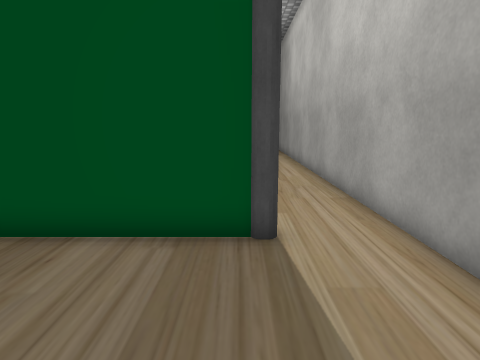
[1] (above)

15 first-person views from a walk through a scene from a Unity 3-D project. The camera is 1.4 m above the floor, tilts 10° down and sees 75° across. The floor is counted in squares, 0.65 m on a side. Each view is taken from the middle of a square. On the plan, view 1 faces up. The plan holds only what a view shows up to about 18 squares ahead; the rest is blank. The player character is not drawn. Some surface patterns are stand-ins.

[2]
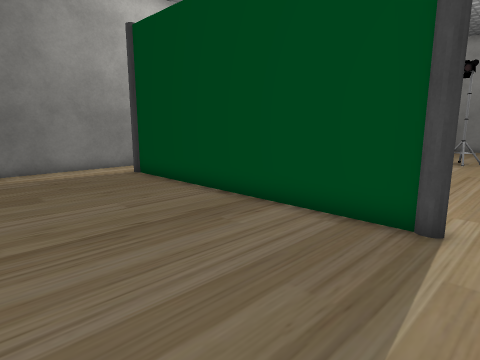

[3]
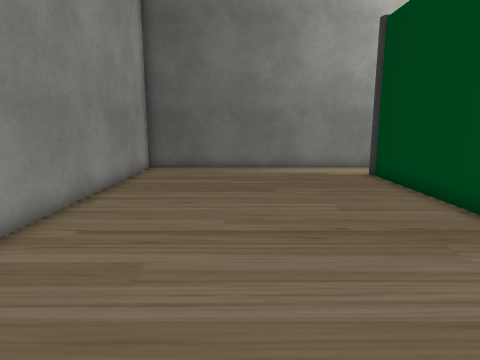

[4]
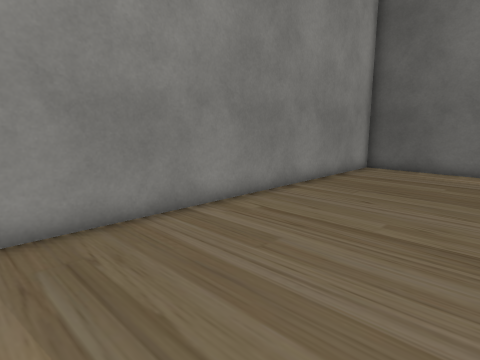

[5]
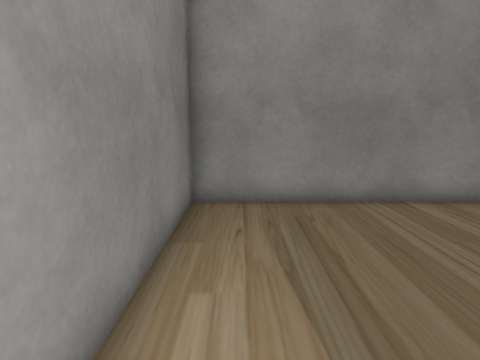

[6]
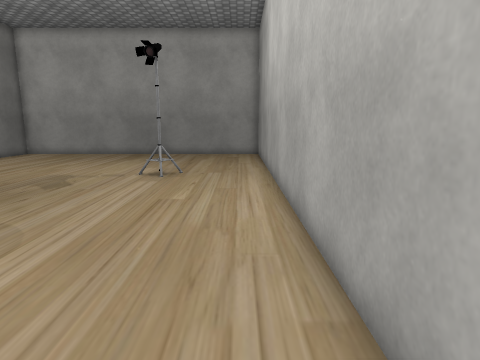

[7]
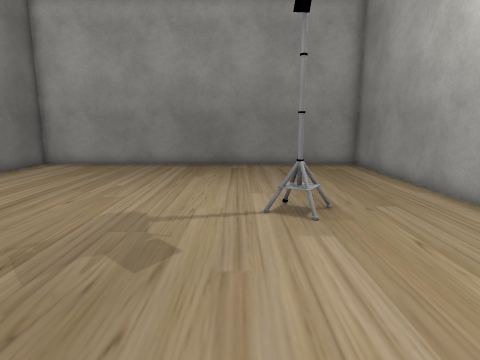

[8]
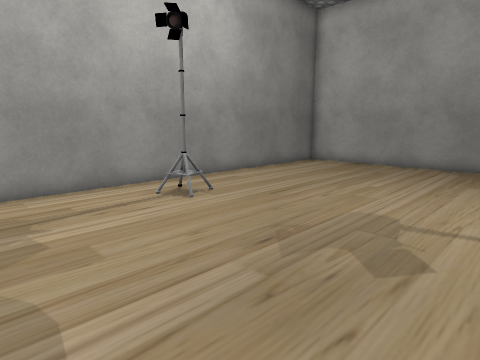

[9]
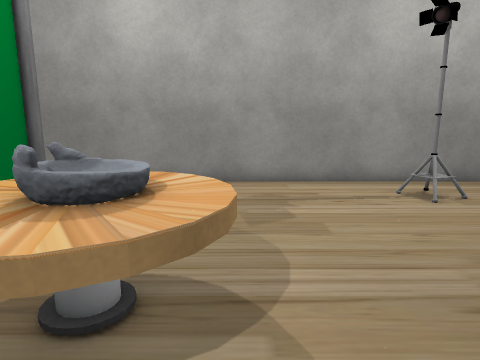

[10]
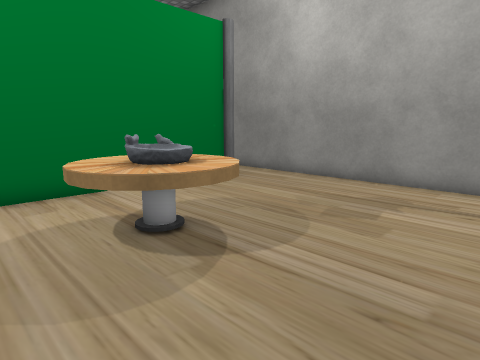

[11]
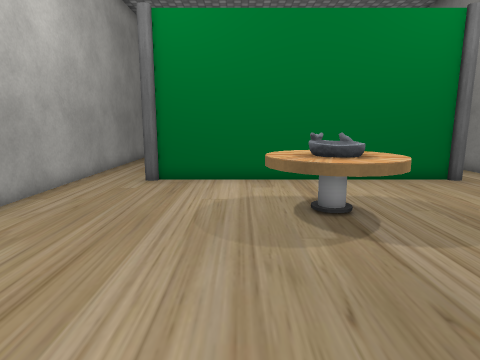

[12]
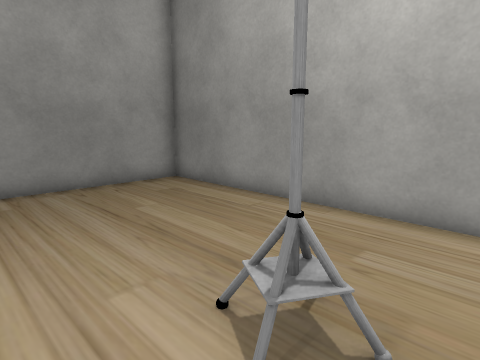

[13]
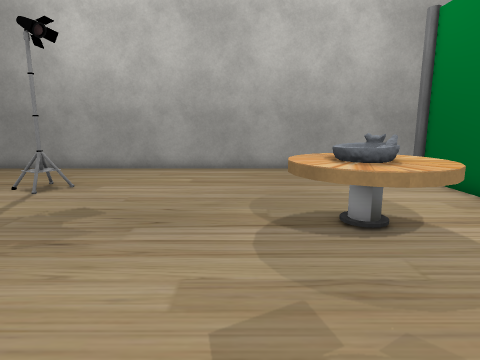

[14]
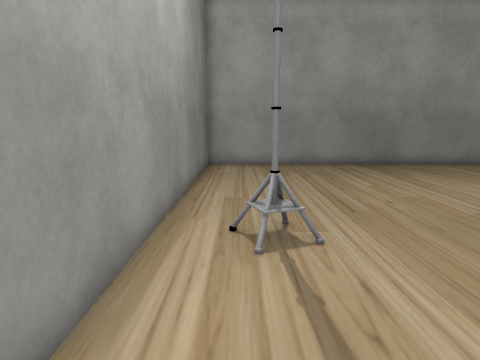

[15]
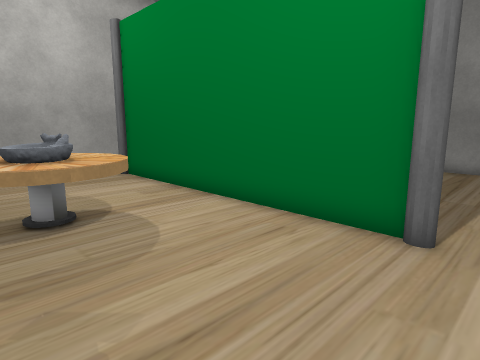

### Floor plan
Points are (right, up) in squares from view 1. A wall is a line through its corners. A room is listed if a view was taken in it or the views show most of it. See-through windows are left out.
Room 1 (views 1, 2, 3, 4, 5, 6)
walls: (-0.4, 5.8) (-10.5, 5.8); (-13.8, 6.6) (-13.8, -4.6) (3.4, -4.6) (3.4, 6.6)
ways out: opening at (-12, 6) to room 2; opening at (1, 6) to room 2
objects: other object (-12, 6) to (-11, 6); other object (0, 6) to (1, 6)
Room 2 (views 7, 8, 9, 10, 11, 12, 13, 14, 15)
walls: (-10.6, 5.8) (-0.5, 5.8); (3.4, 6.6) (3.4, 29.2) (-13.8, 29.2) (-13.8, 6.6)
ways out: opening at (-12, 6) to room 1; opening at (1, 6) to room 1
objects: other object (-12, 18) to (-11, 18); other object (-7, 9) to (-4, 12); other object (-6, 10) to (-5, 11); other object (-1, 20)

Positions as (right, up) in squares from view 1, and headings:
1: (0, 0), facing up
2: (2, -1), facing up-left
3: (2, 0), facing left
4: (2, 2), facing down-left
5: (2, 4), facing down
6: (2, 6), facing up
7: (-3, 12), facing up
8: (-3, 12), facing up-left
9: (-2, 12), facing left
10: (-2, 16), facing down-left
11: (-3, 18), facing down
12: (-4, 18), facing up-right
13: (-12, 13), facing right
14: (-12, 12), facing up
15: (-13, 12), facing down-right
